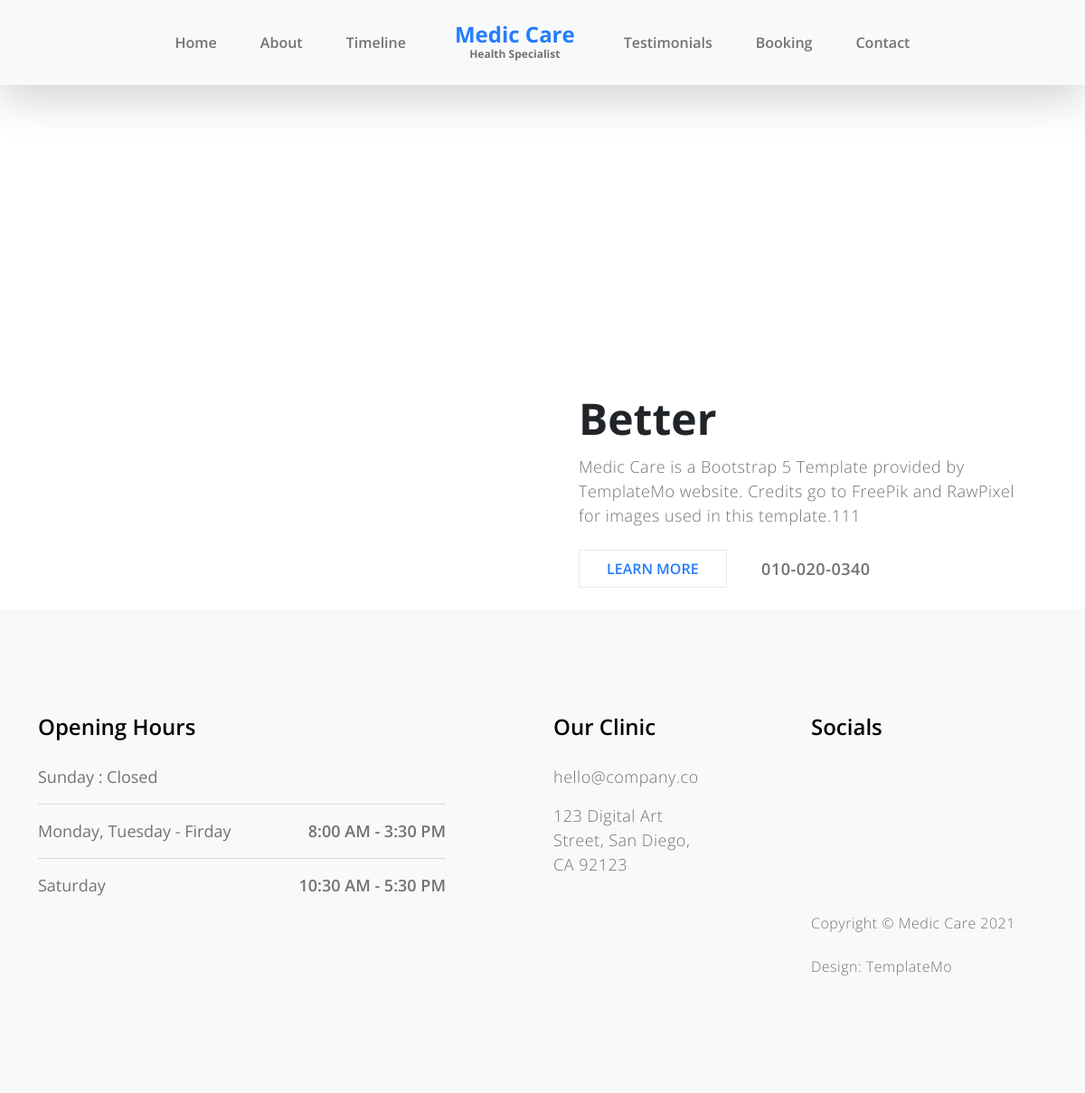
The page / on the database its author committed.
### main/models.py (models this page shows, shortened)
class IndexPage(models.Model):
    img1 = models.ImageField('HomePage img1', upload_to='media', null=True)
    img2 = models.ImageField('HomePage img2', upload_to='media', null=True)
    img3 = models.ImageField('HomePage img3', upload_to='media', null=True)
    name1 = models.CharField('HomePage name1', max_length=50, null=True)
    name2 = models.CharField('HomePage name2', max_length=60, null=True)
    name3 = models.CharField('HomePage name3', max_length=70, null=True)
    about = models.TextField('HomePage about', null=True)
    number = models.CharField('HomePage number', max_length=30, null=True)
    class Meta:
        verbose_name = 'Home'
        verbose_name_plural = 'Homes'

### main/views.py (the view)
# urls.py: path('', IndexListView.as_view(), name='IndexPage' ),
class IndexListView(ListView):
    template_name = 'index.html'
    def get(self, request):
        inddexPage = IndexPage.objects.all()
        return render(request, self.template_name, {
            'inddexPage':inddexPage,
        })

### main/templates/index.html (shortened to what this page needs)
{% extends 'base.html' %}
{% load static %}
    {% block css %}
        <link href="{% static 'css/bootstrap.min.css' %}" rel="stylesheet">
        <link href="{% static 'css/bootstrap-icons.css' %}" rel="stylesheet">
        <link href="{% static 'css/owl.carousel.min.css' %}" rel="stylesheet">
        <link href="{% static 'css/owl.theme.default.min.css' %}" rel="stylesheet">
        <link href="{% static 'css/templatemo-medic-care.css' %}" rel="stylesheet">
    {% endblock %}
{% block content%}
    <section class="hero" id="hero">
        <div class="container">
            <div class="row">
                {% for i in inddexPage%}
                <div class="col-12">
                    <div id="myCarousel" class="carousel slide carousel-fade" data-bs-ride="carousel">
                        <div class="carousel-inner">
                            <div class="carousel-item active">
                            </div>
                            <div class="carousel-item">
                            </div>
                        </div>
                    </div>
                    <div class="heroText d-flex flex-column justify-content-center">
                        <h1 class="mt-auto mb-2">
                            Better
                        </h1>
                        <p class="mb-4">{{ i.about }}</p>
                        <div class="heroLinks d-flex flex-wrap align-items-center">
                            <a class="custom-link me-4" href="{% url 'about' %}" data-hover="Learn More">Learn More</a>
                            <p class="contact-phone mb-0"><i class="bi-phone"></i>{{ i.number }}</p>
                        </div>
                    </div>
                </div>
                {% endfor %}
            </div>
        </div>
    </section>
{% endblock %}

### main/static/css/templatemo-medic-care.css (style rules this page uses)
:root { --white-color: #FFFFFF; --primary-color: #247cff; --section-bg-color: #F9F9F9; --dark-color: #000000; --title-color: #565758; --p-color: #717275; --border-color: #eaeaea; --body-font-family: 'Open Sans', sans-serif; --h1-font-size: 48px; --h2-font-size: 36px; --h3-font-size: 32px; --h4-font-size: 28px; --h5-font-size: 24px; --h6-font-size: 22px; --p-font-size: 18px; --menu-font-size: 16px; --font-weight-light: 300; --font-weight-normal: 400; --font-weight-semibold: 600; --font-weight-bold: 700; }
body { background: var(--white-color); font-family: var(--body-font-family); position: relative; padding-top: 94px; }
h1, h2, h3, h4, h5, h6 { font-weight: var(--font-weight-semibold); }
h1, h2 { font-weight: var(--font-weight-bold); }
h1 { font-size: var(--h1-font-size); line-height: normal; }
p { color: var(--p-color); font-size: var(--p-font-size); font-weight: var(--font-weight-light); letter-spacing: 0.5px; }
a, button { touch-action: manipulation; transition: all 0.3s; }
a { color: var(--p-color); text-decoration: none; }
.custom-link { display: inline-block; text-decoration: none; border: 1px solid var(--border-color); color: var(--primary-color); pointer-events: auto; font-weight: var(--font-weight-semibold); line-height: 40px; position: relative; padding: 0 30px; box-sizing: border-box; margin: 0; -webkit-user-select: none; -moz-user-select: none; -ms-user-select: none; user-select: none; overflow: hidden; border-radius: 0; text-transform: uppercase; }
.custom-link::before { content: attr(data-hover); background-color: var(--border-color); color: var(--primary-color); position: absolute; top: 100%; bottom: 0; left: 0; transition: all 300ms cubic-bezier(0.19, 1, 0.56, 1); right: 0; text-align: center; }
.hero { padding-top: 0rem; }
.hero .container { position: relative; overflow: hidden; height: 580px; }
.heroText { background: var(--white-color); position: absolute; z-index: 2; bottom: 0; right: 0; padding: 1.5rem 2.5rem; width: 50%; }
.contact-phone { font-weight: var(--font-weight-semibold); }

### rows shown on the page
IndexPage: about "Medic Care is a Bootstrap 5 Template provided by TemplateMo website. Credits go to FreePik and RawPixel for images used in this template.111", number "010-020-0340"
